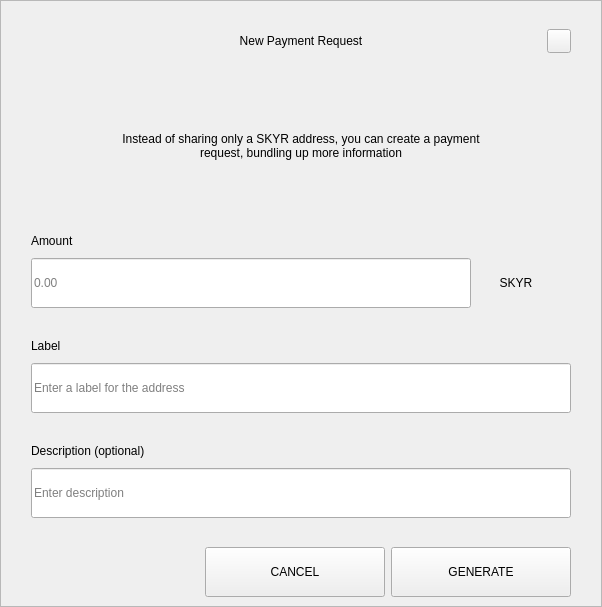
<?xml version="1.0" encoding="UTF-8"?>
<ui version="4.0">
 <class>RequestDialog</class>
 <widget class="QDialog" name="RequestDialog">
  <property name="geometry">
   <rect>
    <x>0</x>
    <y>0</y>
    <width>602</width>
    <height>607</height>
   </rect>
  </property>
  <property name="windowTitle">
   <string>Dialog</string>
  </property>
  <layout class="QVBoxLayout" name="verticalLayout_5">
   <property name="spacing">
    <number>0</number>
   </property>
   <property name="leftMargin">
    <number>0</number>
   </property>
   <property name="topMargin">
    <number>0</number>
   </property>
   <property name="rightMargin">
    <number>0</number>
   </property>
   <property name="bottomMargin">
    <number>0</number>
   </property>
   <item>
    <widget class="QFrame" name="frame">
     <property name="styleSheet">
      <string notr="true"/>
     </property>
     <property name="frameShape">
      <enum>QFrame::StyledPanel</enum>
     </property>
     <property name="frameShadow">
      <enum>QFrame::Raised</enum>
     </property>
     <layout class="QVBoxLayout" name="verticalLayout_4" stretch="1,0,0">
      <property name="spacing">
       <number>0</number>
      </property>
      <property name="leftMargin">
       <number>30</number>
      </property>
      <property name="topMargin">
       <number>20</number>
      </property>
      <property name="rightMargin">
       <number>30</number>
      </property>
      <property name="bottomMargin">
       <number>0</number>
      </property>
      <item>
       <layout class="QHBoxLayout" name="horizontalLayout_3">
        <property name="spacing">
         <number>0</number>
        </property>
        <item>
         <spacer name="horizontalSpacer_21">
          <property name="orientation">
           <enum>Qt::Horizontal</enum>
          </property>
          <property name="sizeHint" stdset="0">
           <size>
            <width>40</width>
            <height>20</height>
           </size>
          </property>
         </spacer>
        </item>
        <item>
         <widget class="QLabel" name="labelTitle">
          <property name="minimumSize">
           <size>
            <width>0</width>
            <height>40</height>
           </size>
          </property>
          <property name="maximumSize">
           <size>
            <width>16777215</width>
            <height>40</height>
           </size>
          </property>
          <property name="styleSheet">
           <string notr="true">padding-left:24px;</string>
          </property>
          <property name="text">
           <string>New Payment Request</string>
          </property>
          <property name="alignment">
           <set>Qt::AlignCenter</set>
          </property>
          <property name="margin">
           <number>7</number>
          </property>
         </widget>
        </item>
        <item>
         <spacer name="horizontalSpacer">
          <property name="orientation">
           <enum>Qt::Horizontal</enum>
          </property>
          <property name="sizeHint" stdset="0">
           <size>
            <width>40</width>
            <height>20</height>
           </size>
          </property>
         </spacer>
        </item>
        <item>
         <widget class="QPushButton" name="btnEsc">
          <property name="minimumSize">
           <size>
            <width>24</width>
            <height>24</height>
           </size>
          </property>
          <property name="maximumSize">
           <size>
            <width>24</width>
            <height>24</height>
           </size>
          </property>
          <property name="focusPolicy">
           <enum>Qt::NoFocus</enum>
          </property>
          <property name="text">
           <string/>
          </property>
         </widget>
        </item>
       </layout>
      </item>
      <item>
       <widget class="QStackedWidget" name="stack">
        <property name="minimumSize">
         <size>
          <width>540</width>
          <height>0</height>
         </size>
        </property>
        <property name="maximumSize">
         <size>
          <width>540</width>
          <height>16777215</height>
         </size>
        </property>
        <property name="currentIndex">
         <number>0</number>
        </property>
        <widget class="QWidget" name="page_1">
         <property name="minimumSize">
          <size>
           <width>540</width>
           <height>0</height>
          </size>
         </property>
         <property name="maximumSize">
          <size>
           <width>540</width>
           <height>16777215</height>
          </size>
         </property>
         <layout class="QVBoxLayout" name="layout1">
          <property name="spacing">
           <number>0</number>
          </property>
          <property name="leftMargin">
           <number>0</number>
          </property>
          <property name="topMargin">
           <number>0</number>
          </property>
          <property name="rightMargin">
           <number>0</number>
          </property>
          <property name="bottomMargin">
           <number>0</number>
          </property>
          <item>
           <spacer name="verticalSpacer_21">
            <property name="orientation">
             <enum>Qt::Vertical</enum>
            </property>
            <property name="sizeType">
             <enum>QSizePolicy::Fixed</enum>
            </property>
            <property name="sizeHint" stdset="0">
             <size>
              <width>20</width>
              <height>30</height>
             </size>
            </property>
           </spacer>
          </item>
          <item alignment="Qt::AlignHCenter">
           <widget class="QLabel" name="labelMessage">
            <property name="minimumSize">
             <size>
              <width>400</width>
              <height>50</height>
             </size>
            </property>
            <property name="text">
             <string>Instead of sharing only a SKYR address, you can create a payment request, bundling up more information</string>
            </property>
            <property name="alignment">
             <set>Qt::AlignCenter</set>
            </property>
            <property name="wordWrap">
             <bool>true</bool>
            </property>
           </widget>
          </item>
          <item alignment="Qt::AlignBottom">
           <widget class="QWidget" name="containerAmount" native="true">
            <layout class="QVBoxLayout" name="verticalLayout">
             <property name="spacing">
              <number>9</number>
             </property>
             <property name="leftMargin">
              <number>0</number>
             </property>
             <property name="topMargin">
              <number>0</number>
             </property>
             <property name="rightMargin">
              <number>0</number>
             </property>
             <property name="bottomMargin">
              <number>0</number>
             </property>
             <item>
              <widget class="QLabel" name="labelSubtitleAmount">
               <property name="minimumSize">
                <size>
                 <width>350</width>
                 <height>16</height>
                </size>
               </property>
               <property name="maximumSize">
                <size>
                 <width>16777215</width>
                 <height>16</height>
                </size>
               </property>
               <property name="text">
                <string>Amount</string>
               </property>
              </widget>
             </item>
             <item alignment="Qt::AlignTop">
              <widget class="QWidget" name="layoutAmount" native="true">
               <layout class="QHBoxLayout" name="horizontalLayout" stretch="2,0">
                <property name="spacing">
                 <number>0</number>
                </property>
                <property name="leftMargin">
                 <number>0</number>
                </property>
                <property name="topMargin">
                 <number>0</number>
                </property>
                <property name="rightMargin">
                 <number>0</number>
                </property>
                <property name="bottomMargin">
                 <number>0</number>
                </property>
                <item>
                 <widget class="QLineEdit" name="lineEditAmount">
                  <property name="minimumSize">
                   <size>
                    <width>0</width>
                    <height>50</height>
                   </size>
                  </property>
                  <property name="maximumSize">
                   <size>
                    <width>16777215</width>
                    <height>50</height>
                   </size>
                  </property>
                  <property name="placeholderText">
                   <string notr="true">0.00</string>
                  </property>
                 </widget>
                </item>
                <item>
                 <widget class="QWidget" name="comboContainer" native="true">
                  <property name="minimumSize">
                   <size>
                    <width>100</width>
                    <height>50</height>
                   </size>
                  </property>
                  <property name="maximumSize">
                   <size>
                    <width>16777215</width>
                    <height>50</height>
                   </size>
                  </property>
                  <layout class="QHBoxLayout" name="horizontalLayout_31">
                   <property name="spacing">
                    <number>0</number>
                   </property>
                   <property name="leftMargin">
                    <number>0</number>
                   </property>
                   <property name="topMargin">
                    <number>0</number>
                   </property>
                   <property name="rightMargin">
                    <number>10</number>
                   </property>
                   <property name="bottomMargin">
                    <number>0</number>
                   </property>
                   <item>
                    <widget class="QLabel" name="comboBoxCoin">
                     <property name="text">
                      <string>SKYR</string>
                     </property>
                     <property name="alignment">
                      <set>Qt::AlignCenter</set>
                     </property>
                    </widget>
                   </item>
                  </layout>
                 </widget>
                </item>
               </layout>
              </widget>
             </item>
            </layout>
           </widget>
          </item>
          <item>
           <spacer name="verticalSpacer_31">
            <property name="orientation">
             <enum>Qt::Vertical</enum>
            </property>
            <property name="sizeType">
             <enum>QSizePolicy::Fixed</enum>
            </property>
            <property name="sizeHint" stdset="0">
             <size>
              <width>20</width>
              <height>30</height>
             </size>
            </property>
           </spacer>
          </item>
          <item>
           <layout class="QVBoxLayout" name="verticalLayoutLabel">
            <property name="spacing">
             <number>9</number>
            </property>
            <item>
             <widget class="QLabel" name="labelSubtitleLabel">
              <property name="minimumSize">
               <size>
                <width>0</width>
                <height>16</height>
               </size>
              </property>
              <property name="maximumSize">
               <size>
                <width>16777215</width>
                <height>16</height>
               </size>
              </property>
              <property name="text">
               <string>Label</string>
              </property>
             </widget>
            </item>
            <item>
             <widget class="QLineEdit" name="lineEditLabel">
              <property name="minimumSize">
               <size>
                <width>0</width>
                <height>50</height>
               </size>
              </property>
              <property name="maximumSize">
               <size>
                <width>16777215</width>
                <height>50</height>
               </size>
              </property>
              <property name="placeholderText">
               <string>Enter a label for the address</string>
              </property>
             </widget>
            </item>
           </layout>
          </item>
          <item>
           <spacer name="verticalSpacer_34">
            <property name="orientation">
             <enum>Qt::Vertical</enum>
            </property>
            <property name="sizeType">
             <enum>QSizePolicy::Fixed</enum>
            </property>
            <property name="sizeHint" stdset="0">
             <size>
              <width>20</width>
              <height>30</height>
             </size>
            </property>
           </spacer>
          </item>
          <item>
           <layout class="QVBoxLayout" name="verticalLayoutDescription">
            <property name="spacing">
             <number>9</number>
            </property>
            <item>
             <widget class="QLabel" name="labelSubtitleDescription">
              <property name="minimumSize">
               <size>
                <width>0</width>
                <height>16</height>
               </size>
              </property>
              <property name="maximumSize">
               <size>
                <width>16777215</width>
                <height>16</height>
               </size>
              </property>
              <property name="text">
               <string>Description (optional)</string>
              </property>
             </widget>
            </item>
            <item>
             <widget class="QLineEdit" name="lineEditDescription">
              <property name="minimumSize">
               <size>
                <width>0</width>
                <height>50</height>
               </size>
              </property>
              <property name="maximumSize">
               <size>
                <width>16777215</width>
                <height>50</height>
               </size>
              </property>
              <property name="placeholderText">
               <string>Enter description</string>
              </property>
             </widget>
            </item>
            <item>
             <spacer name="verticalSpacer_4">
              <property name="orientation">
               <enum>Qt::Vertical</enum>
              </property>
              <property name="sizeType">
               <enum>QSizePolicy::Fixed</enum>
              </property>
              <property name="sizeHint" stdset="0">
               <size>
                <width>20</width>
                <height>20</height>
               </size>
              </property>
             </spacer>
            </item>
           </layout>
          </item>
         </layout>
        </widget>
        <widget class="QWidget" name="page_2">
         <layout class="QVBoxLayout" name="layout2">
          <item>
           <spacer name="verticalSpacer_5">
            <property name="orientation">
             <enum>Qt::Vertical</enum>
            </property>
            <property name="sizeType">
             <enum>QSizePolicy::Fixed</enum>
            </property>
            <property name="sizeHint" stdset="0">
             <size>
              <width>20</width>
              <height>50</height>
             </size>
            </property>
           </spacer>
          </item>
          <item alignment="Qt::AlignHCenter">
           <widget class="QLabel" name="labelQrImg">
            <property name="minimumSize">
             <size>
              <width>260</width>
              <height>260</height>
             </size>
            </property>
            <property name="maximumSize">
             <size>
              <width>260</width>
              <height>260</height>
             </size>
            </property>
            <property name="text">
             <string/>
            </property>
            <property name="alignment">
             <set>Qt::AlignCenter</set>
            </property>
           </widget>
          </item>
          <item>
           <spacer name="verticalSpacer_2">
            <property name="orientation">
             <enum>Qt::Vertical</enum>
            </property>
            <property name="sizeType">
             <enum>QSizePolicy::Fixed</enum>
            </property>
            <property name="sizeHint" stdset="0">
             <size>
              <width>20</width>
              <height>30</height>
             </size>
            </property>
           </spacer>
          </item>
          <item alignment="Qt::AlignHCenter">
           <widget class="QLabel" name="labelAddress">
            <property name="text">
             <string>D7VFR83SQbiezrW72hjcWJtcfip5krte2Z </string>
            </property>
           </widget>
          </item>
          <item>
           <spacer name="verticalSpacer_32">
            <property name="orientation">
             <enum>Qt::Vertical</enum>
            </property>
            <property name="sizeType">
             <enum>QSizePolicy::Expanding</enum>
            </property>
            <property name="sizeHint" stdset="0">
             <size>
              <width>20</width>
              <height>20</height>
             </size>
            </property>
           </spacer>
          </item>
          <item>
           <layout class="QHBoxLayout" name="horizontal">
            <property name="leftMargin">
             <number>20</number>
            </property>
            <property name="rightMargin">
             <number>20</number>
            </property>
            <property name="bottomMargin">
             <number>20</number>
            </property>
            <item>
             <spacer name="horizontalSpacer_4">
              <property name="orientation">
               <enum>Qt::Horizontal</enum>
              </property>
              <property name="sizeHint" stdset="0">
               <size>
                <width>40</width>
                <height>20</height>
               </size>
              </property>
             </spacer>
            </item>
            <item>
             <widget class="QPushButton" name="btnCopyAddress">
              <property name="minimumSize">
               <size>
                <width>180</width>
                <height>50</height>
               </size>
              </property>
              <property name="text">
               <string>COPY ADDRESS</string>
              </property>
             </widget>
            </item>
            <item>
             <widget class="QPushButton" name="btnCopyUrl">
              <property name="minimumSize">
               <size>
                <width>180</width>
                <height>50</height>
               </size>
              </property>
              <property name="text">
               <string>COPY URL</string>
              </property>
             </widget>
            </item>
            <item>
             <spacer name="horizontalSpacer_2">
              <property name="orientation">
               <enum>Qt::Horizontal</enum>
              </property>
              <property name="sizeHint" stdset="0">
               <size>
                <width>40</width>
                <height>20</height>
               </size>
              </property>
             </spacer>
            </item>
           </layout>
          </item>
         </layout>
        </widget>
       </widget>
      </item>
      <item>
       <widget class="QWidget" name="buttonsStack" native="true">
        <layout class="QHBoxLayout" name="horizontalLayout_5">
         <property name="leftMargin">
          <number>20</number>
         </property>
         <property name="rightMargin">
          <number>0</number>
         </property>
         <item>
          <spacer name="horizontalSpacer_41">
           <property name="orientation">
            <enum>Qt::Horizontal</enum>
           </property>
           <property name="sizeHint" stdset="0">
            <size>
             <width>40</width>
             <height>20</height>
            </size>
           </property>
          </spacer>
         </item>
         <item>
          <widget class="QPushButton" name="btnCancel">
           <property name="minimumSize">
            <size>
             <width>180</width>
             <height>50</height>
            </size>
           </property>
           <property name="focusPolicy">
            <enum>Qt::NoFocus</enum>
           </property>
           <property name="text">
            <string>CANCEL</string>
           </property>
          </widget>
         </item>
         <item>
          <widget class="QPushButton" name="btnSave">
           <property name="minimumSize">
            <size>
             <width>180</width>
             <height>50</height>
            </size>
           </property>
           <property name="focusPolicy">
            <enum>Qt::NoFocus</enum>
           </property>
           <property name="text">
            <string>GENERATE</string>
           </property>
          </widget>
         </item>
        </layout>
       </widget>
      </item>
     </layout>
    </widget>
   </item>
  </layout>
 </widget>
 <resources/>
 <connections/>
</ui>
